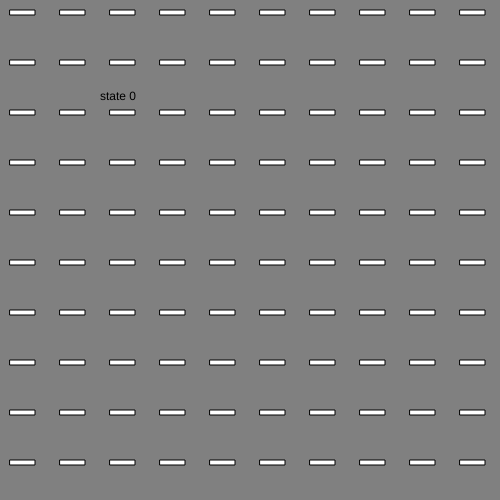
Frame 1 (no input)
Frame 60 (no input): identical to frame 1, image omitted
Frame 120 (the mouse pressed at the canvas centre since frame 60): identical to frame 1, image omitted

The p5.js sketch that drew this single still picture (run headless with seeded random() and noise() and a simulated clock; from frame 60 on, the mouse is pressed at the canvas centre):

// p5.js sketch
// ── sketch.js
let state = 0;

function setup() {
  createCanvas(500, 500);
}

function draw() {

  switch(state) {
    case 0:
    background('grey');
    text("state 0", 100, 100);
    pattern(25, 5);
    break;

    case 1:
    background('green');
    text("state 1", 100, 100);
    pattern(10, 50);
    break;

    case 2:
    background(100, 220, 0); //yellow green
    text("state 2", 100, 100);
    pattern(5,5);
    break;

    case 3:
    background('yellow');
    text("state 3", 100, 100);
    pattern(15, 30);
    break;

    case 4:
    background('orange');
    text("state 4", 100, 100);
    pattern(45, 20);
    break;

    case 5:
    background('red');
    text("state 5", 100, 100);
    pattern(5, 25);
    break;
  }
}

function mouseReleased() {
  state++;
  if (state > 5) {
    state = 0;
  }
}

function pattern(p1, p2) {
  for (let j = 0; j < 20; j++) {
    for (let i = 0; i < 20; i++) {
      rect(i * 50 + 10, j * 50 + 10, p1, p2);
    }
  }
}
